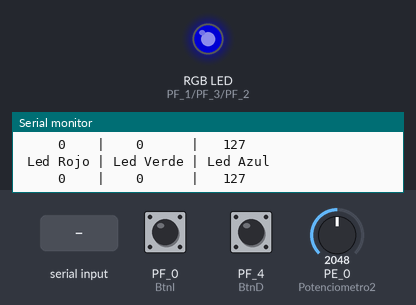
This sketch was run on a simulated TI Tiva C LaunchPad. Shown: an RGB LED mixed from three pins (HIGH = lit), the last lines printed to the serial monitor. The test bench sets the inputs (shaded band); at power-on: PF_0 (BtnI) HIGH, PE_0 (Potenciometro2) = 2048, PF_4 (BtnD) HIGH. Dim RGB values are drawn brighter than linear.

Above: at 1.2 s.
1.3 s: PF_0 (BtnI) pulled LOW for 1 s
At 1.68 s:
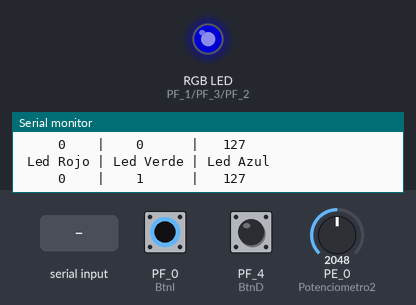
3.8 s: PE_0 (Potenciometro2) set to 2866
At 4.4 s:
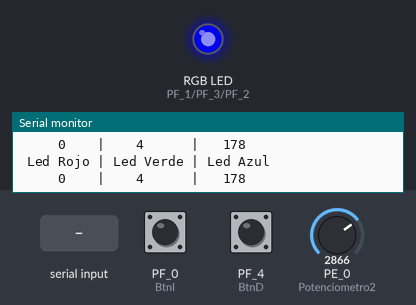
5.4 s: "1\n" received over the second serial link
At 5.61 s:
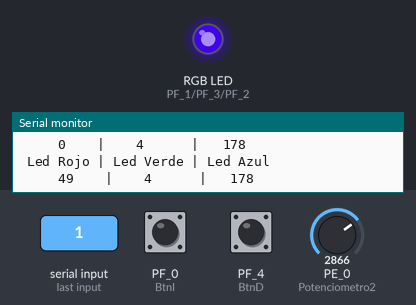
7.2 s: PF_4 (BtnD) pulled LOW for 1 s
At 7.5 s:
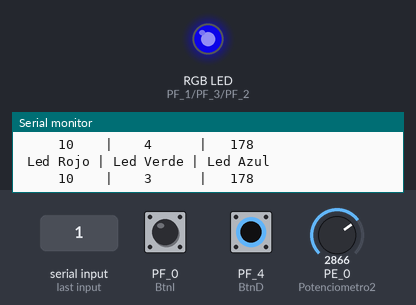
9.7 s: PE_0 (Potenciometro2) set to 3603
At 11.0 s:
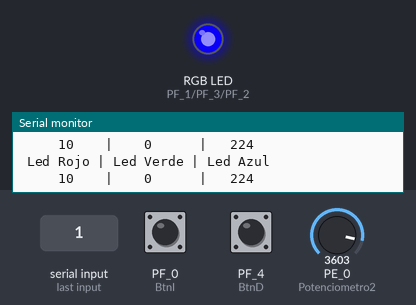
11.4 s: PF_0 (BtnI) pulled LOW for 0.25 s
At 13.0 s:
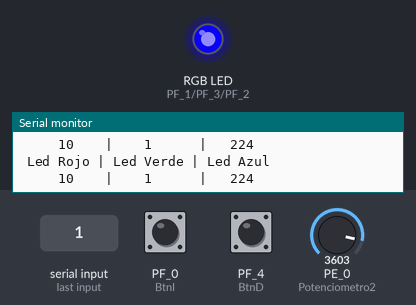
Timing chart, 0 to 14.1 s (numbered marks = the images above; inputs shaded):
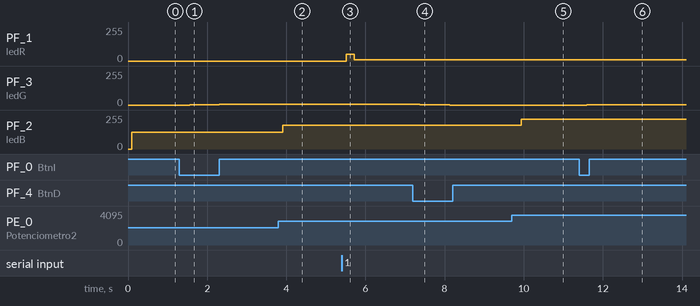

Measured:
- after the input at 1.3 s, PF_3 (ledG): 0/255 → 1/255 after 0.26 s, → 2/255 0.25 s later, → 3/255 0.25 s later, → 4/255 0.25 s later
- after the input at 3.8 s, PF_2 (ledB): 127/255 → 178/255 after 0.11 s
- after the input at 5.4 s, PF_1 (ledR): 0/255 → 49/255 after 0.12 s, → 10/255 0.20 s later
- after the input at 7.2 s, PF_3 (ledG): 4/255 → 3/255 after 0.17 s, → 2/255 0.25 s later, → 1/255 0.25 s later, → 0/255 0.25 s later
- after the input at 9.7 s, PF_2 (ledB): 178/255 → 224/255 after 0.23 s
- after the input at 11.4 s, PF_3 (ledG): 0/255 → 1/255 after 0.19 s

The sketch:

D2_Laboratorio6_TivaCESP32.ino
```cpp
//******************************************************************************************
//Universidad del Valle de Guatemala
//BE3015: Electronica Digital 2
//Estefany Eleuteria Batz Cantor
//Tiva C
//Laboratorio 6. Tiva C y ESP32
//******************************************************************************************

//******************************************************************************************
//Definicion de variables
//******************************************************************************************
#define Potenciometro2 PE_0

#define BtnI PF_0
#define BtnD PF_4

#define ledR PF_1
#define ledB PF_2
#define ledG PF_3

#define Rx PB_0
#define Tx PB_1

//******************************************************************************************
//Prototipos de funciones
//******************************************************************************************
void Contador(void);
void Potenciometro(void);
void Contador2(void);
//******************************************************************************************
//Variables globales
//******************************************************************************************
int DCLedR = 0;
int DCLedB = 0;
int DCLedG = 0;
double alpha = 0.09;
double VoltagePoten2 = 0;

//******************************************************************************************
//Configuracion
//******************************************************************************************
void setup() {
  Serial.begin(9600);
  Serial1.begin(9600);

  pinMode(ledG, OUTPUT);
  pinMode(ledB, OUTPUT);

  pinMode(BtnI, INPUT_PULLUP);
  pinMode(BtnD, INPUT_PULLUP);
}

//******************************************************************************************
//Loop principal
//******************************************************************************************
void loop() {
  Potenciometro();
  Contador();

  Serial1.write(1);
  Serial1.write(DCLedB);
  Serial1.write(2);
  Serial1.write(DCLedG);
  delay(100);

  if(Serial1.available()>0)
  {
    DCLedR = Serial1.read();
    }
  analogWrite(ledG, DCLedG);
  analogWrite(ledB, DCLedB);
  analogWrite(ledR, DCLedR);

  Serial.println(" Led Rojo | Led Verde | Led Azul ");
  Serial.print("     ");
  Serial.print(DCLedR);
  Serial.print("    |    ");
  Serial.print(DCLedG);
  Serial.print("      |   ");
  Serial.print(DCLedB);
  Serial.println('\n');

  delay(100);
}

//******************************************************************************************
//Configuracion Contador
//******************************************************************************************
void Contador(void) {
  int EstadoBI = digitalRead(BtnI);
  int EstadoBD = digitalRead(BtnD);

  if(EstadoBI == LOW)
  {
    DCLedG++;
    delay(50);
    if (DCLedG > 254)
    {
      DCLedG == 0;
    }
  }

  if(EstadoBD == LOW)
  {
    DCLedG--;
    delay(50);
    if (DCLedG < 1)
    {
      DCLedG == 253;
    }
  }
}

//******************************************************************************************
//Configuracion Potenciometro
//******************************************************************************************
void Potenciometro(void) {
  float ADCPoten2 = analogRead(Potenciometro2);
  VoltagePoten2 = (alpha * ADCPoten2) + ((1.0 - alpha) * VoltagePoten2); //Filtro pasa bajas ;
  DCLedB = map(ADCPoten2, 0, 4095, 0, 255);
  }
```
